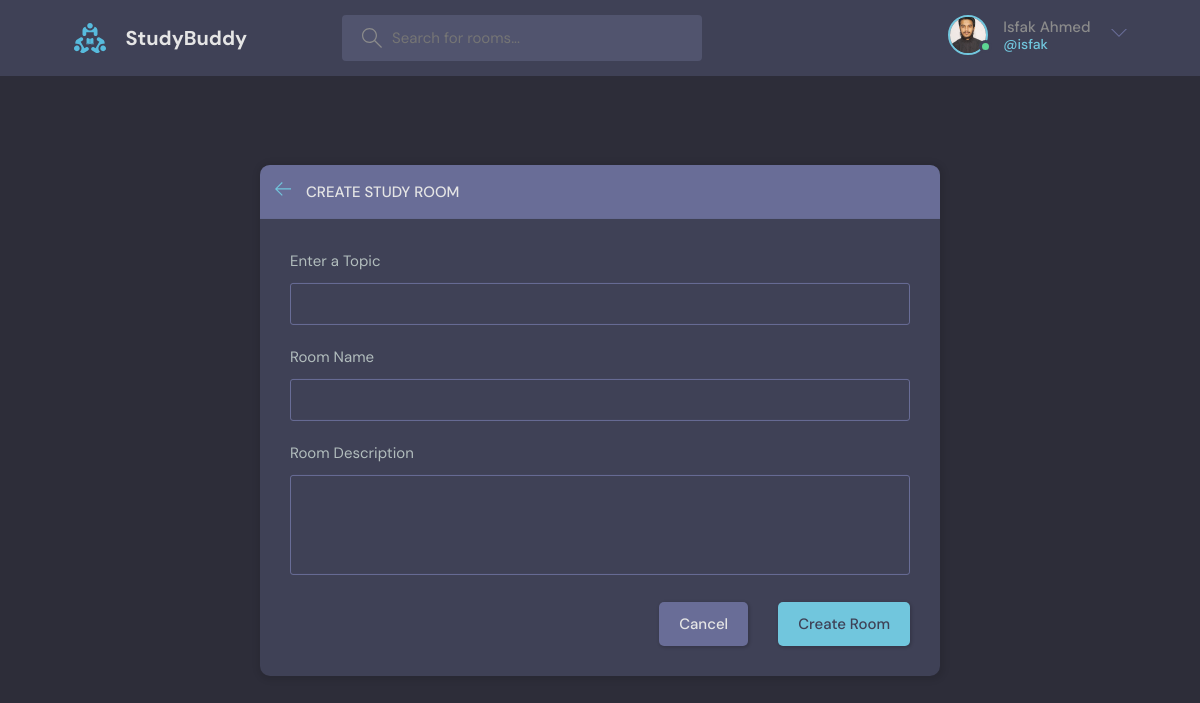
/createroom (signed in), run on the app's committed database.
### base/models.py (models this page shows)
class User(AbstractUser):
    name = models.CharField(max_length=200, null = True)
    email = models.EmailField(unique = True, null=True)
    bio = models.TextField(null = True)
    avatar = models.ImageField(null = True, default = "avatar.svg")
    USERNAME_FIELD = 'email'
    REQUIRED_FIELDS = []

### base/views.py (the view, shortened to what this page needs)
# urls.py: path('createroom', views.createRoom, name = 'createroom'),
@login_required(login_url='login')
def createRoom(request):
    form = RoomForm()
    topics = Topic.objects.all()
    context = {
        'roomform' : form,
        'topics' : topics,
    }
    return render(request, 'create-room.html', context)

### base/forms.py
class RoomForm(ModelForm):
    class Meta:
        model = Rooom
        fields = '__all__'
        exclude = ['host', 'participants']

### base/templates/create-room.html (shortened to what this page needs)
{% extends "main.html" %}
{% block content %}
<main class="create-room layout">
  <div class="container">
    <div class="layout__box">
      <div class="layout__boxHeader">
        <div class="layout__boxTitle">
          {% if page == 'update' %}
          <a href="{{request.META.HTTP_REFERER}}">
            <svg version="1.1" xmlns="http://www.w3.org/2000/svg" width="32" height="32" viewBox="0 0 32 32">
              <title>arrow-left</title>
              <path
                d="M13.723 2.286l-13.723 13.714 13.719 13.714 1.616-1.611-10.96-10.96h27.625v-2.286h-27.625l10.965-10.965-1.616-1.607z">
              </path>
            </svg>
          </a>
          <h3>Update Your Room</h3>
          {% else %}
          <a href="{% url 'home' %}">
            <svg version="1.1" xmlns="http://www.w3.org/2000/svg" width="32" height="32" viewBox="0 0 32 32">
              <title>arrow-left</title>
              <path
                d="M13.723 2.286l-13.723 13.714 13.719 13.714 1.616-1.611-10.96-10.96h27.625v-2.286h-27.625l10.965-10.965-1.616-1.607z">
              </path>
            </svg>
          </a>
          <h3>Create Study Room</h3>
          {% endif %}
        </div>
      </div>
      <div class="layout__body">
        <form class="form" method="POST" action="">
          <div class="form__group">
            <label for="room_topic">Enter a Topic</label>
            <input required type="text" value="{{room.topic.name}}" name="topic" list="topic-list" >
          </div>
          <div class="form__group">
            <label for="room_name">Room Name</label>
            {{roomform.name}}
          </div>
          <div class="form__group">
            <label for="room_description">Room Description</label>
            {{roomform.description}}
          </div>
          <div class="form__action">
            <a class="btn btn--dark" href="{% url 'home' %}">Cancel</a>
            <button class="btn btn--main" type="submit">Create Room</button>
          </div>
        </form>
      </div>
    </div>
  </div>
</main>
{% endblock content %}

### templates/navbar.html (shortened to what this page needs)
{% load static %}
<header class="header header--loggedIn">
    <div class="container">
        <a href=" {% url 'home' %} " class="header__logo">
            <img src="{% static 'images/logo.svg' %}" />
            <h1>StudyBuddy</h1>
        </a>
        <form method="GET" action=" {% url 'home' %} " class="header__search">
            <label>
                <input name="q" placeholder="Search for rooms..." />
            </label>
        </form>
        <nav class="header__menu">
            {% if user.is_authenticated %}
            <div class="header__user">
                <a href="{% url 'userprofile' user.id %}">
                    <div class="avatar avatar--medium active">
                        <img src="{{user.avatar.url}}" />
                    </div>
                    <p>{{user.name}} <span>@{{user.username}}</span></p>
                </a>
                <button class="dropdown-button">
                    <svg version="1.1" xmlns="http://www.w3.org/2000/svg" width="32" height="32" viewBox="0 0 32 32">
                        <title>chevron-down</title>
                        <path d="M16 21l-13-13h-3l16 16 16-16h-3l-13 13z"></path>
                    </svg>
                </button>
                {% else %}
                <a href=" {% url 'login' %} ">
                    <img src=" {% static 'images/avatar.svg' %} " />
                    <p>Login</p>
                </a>
                {% endif %}
            </div>
        </nav>
    </div>
</header>

### data on the page
User: avatar (picture), name "Isfak Ahmed", username "isfak"
